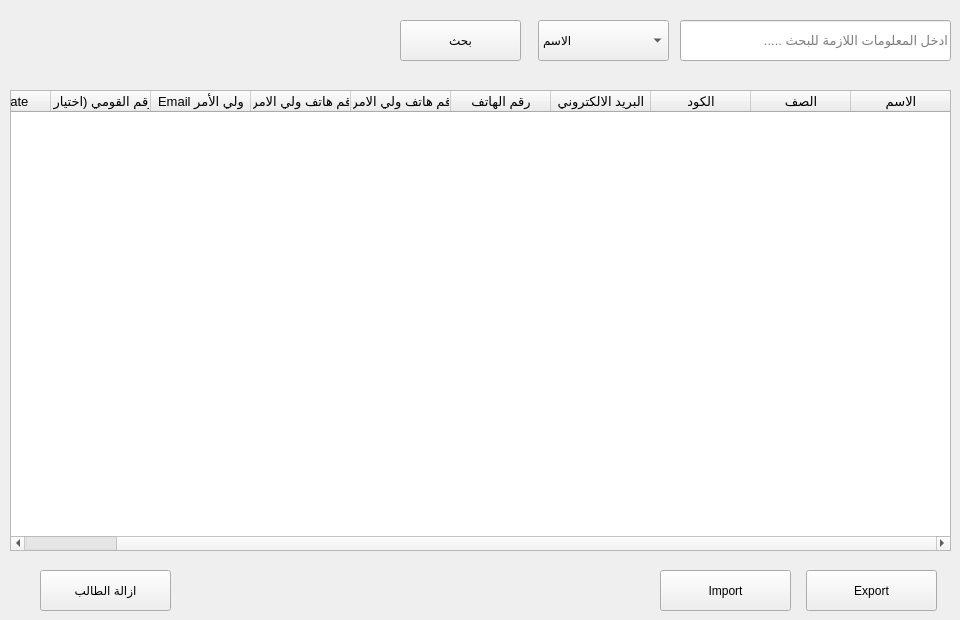
          <widget class="QWidget" name="tab_21">
           <attribute name="title">
            <string>كل الطلاب</string>
           </attribute>
           <widget class="QPushButton" name="pushButton_20">
            <property name="geometry">
             <rect>
              <x>400</x>
              <y>20</y>
              <width>121</width>
              <height>41</height>
             </rect>
            </property>
            <property name="font">
             <font/>
            </property>
            <property name="text">
             <string>بحث</string>
            </property>
           </widget>
           <widget class="QLineEdit" name="lineEdit_17">
            <property name="geometry">
             <rect>
              <x>680</x>
              <y>20</y>
              <width>271</width>
              <height>41</height>
             </rect>
            </property>
            <property name="font">
             <font>
              <pointsize>10</pointsize>
             </font>
            </property>
            <property name="placeholderText">
             <string>ادخل المعلومات اللازمة للبحث .....</string>
            </property>
           </widget>
           <widget class="QTableWidget" name="tableWidget_5">
            <property name="geometry">
             <rect>
              <x>10</x>
              <y>90</y>
              <width>941</width>
              <height>461</height>
             </rect>
            </property>
            <property name="font">
             <font>
              <pointsize>10</pointsize>
             </font>
            </property>
            <property name="layoutDirection">
             <enum>Qt::RightToLeft</enum>
            </property>
            <property name="selectionBehavior">
             <enum>QAbstractItemView::SelectRows</enum>
            </property>
            <column>
             <property name="text">
              <string>الاسم</string>
             </property>
            </column>
            <column>
             <property name="text">
              <string>الصف</string>
             </property>
            </column>
            <column>
             <property name="text">
              <string>الكود</string>
             </property>
            </column>
            <column>
             <property name="text">
              <string>البريد الالكتروني</string>
             </property>
            </column>
            <column>
             <property name="text">
              <string>رقم الهاتف</string>
             </property>
            </column>
            <column>
             <property name="text">
              <string>رقم هاتف ولي الامر1</string>
             </property>
            </column>
            <column>
             <property name="text">
              <string>رقم هاتف ولي الامر2</string>
             </property>
            </column>
            <column>
             <property name="text">
              <string>Email ولي الأمر</string>
             </property>
            </column>
            <column>
             <property name="text">
              <string>الرقم القومي (اختياري)</string>
             </property>
            </column>
            <column>
             <property name="text">
              <string>Join Date</string>
             </property>
            </column>
           </widget>
           <widget class="QPushButton" name="pushButton_47">
            <property name="geometry">
             <rect>
              <x>660</x>
              <y>570</y>
              <width>131</width>
              <height>41</height>
             </rect>
            </property>
            <property name="text">
             <string>Import</string>
            </property>
           </widget>
           <widget class="QPushButton" name="pushButton_48">
            <property name="geometry">
             <rect>
              <x>806</x>
              <y>570</y>
              <width>131</width>
              <height>41</height>
             </rect>
            </property>
            <property name="text">
             <string>Export</string>
            </property>
           </widget>
           <widget class="QComboBox" name="comboBox_19">
            <property name="geometry">
             <rect>
              <x>538</x>
              <y>20</y>
              <width>131</width>
              <height>41</height>
             </rect>
            </property>
            <item>
             <property name="text">
              <string>الاسم</string>
             </property>
            </item>
            <item>
             <property name="text">
              <string>رقم الهاتف</string>
             </property>
            </item>
            <item>
             <property name="text">
              <string>الكود</string>
             </property>
            </item>
            <item>
             <property name="text">
              <string>الرقم القومي</string>
             </property>
            </item>
           </widget>
           <widget class="QPushButton" name="pushButton_66">
            <property name="geometry">
             <rect>
              <x>40</x>
              <y>570</y>
              <width>131</width>
              <height>41</height>
             </rect>
            </property>
            <property name="text">
             <string>ازالة الطالب</string>
            </property>
           </widget>
          </widget>
